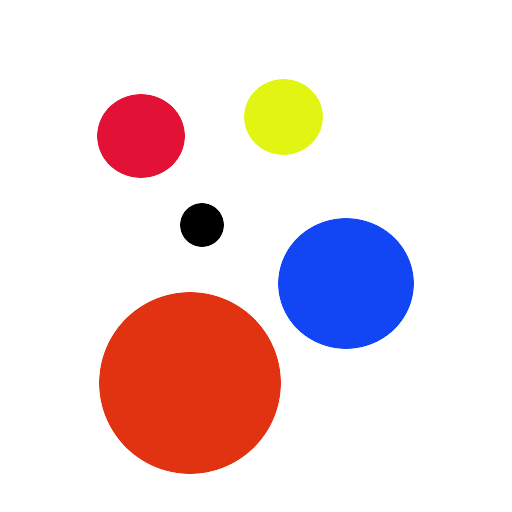
#> input picture blue.jpg, 512 x 512 px, given in place of the camera
$ python object_tracking_video.py
#> lines starting #> are read from the running program, lines starting #| are printed output that depends on the picture; after the words box and inside, x2 and y2 are one past the last pixel; in counts of white or black regions, pixels touching at a corner belong together
import cv2
import numpy as np
cap= cv2.VideoCapture(0)
while(1):
    _,frame=cap.read()
#> frame is the input picture: shape (512, 512, 3); mean B, G, R 220.8, 218.1, 236.8
    new_image=cv2.cvtColor(frame,cv2.COLOR_BGR2HSV)
#> new_image: shape (512, 512, 3); mean H, S, V 11.4, 45.2, 249.2
    lower_blue=np.array([110,50,50])
    upper_blue=np.array([130,252,255])
    mask=cv2.inRange(new_image,lower_blue,upper_blue)
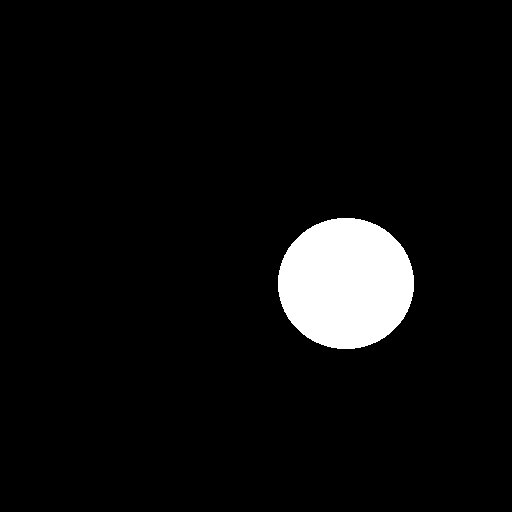
#> mask: shape (512, 512); 5.3% white; 1 white region, box (x1, y1, x2, y2) and area: (278, 218, 414, 349) 14004
    res=cv2.bitwise_and(frame,frame,mask=mask)
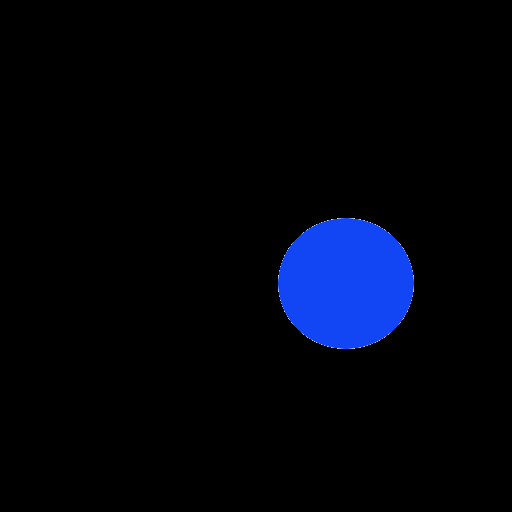
#> res: shape (512, 512, 3); mean B, G, R 13, 3.8, 1
    cv2.imshow('res',res)
    k=cv2.waitKey(5) & 0xFF
#> (key Esc is pressed here)
    if k==27:
        break
cv2.destroyAllWindows()
